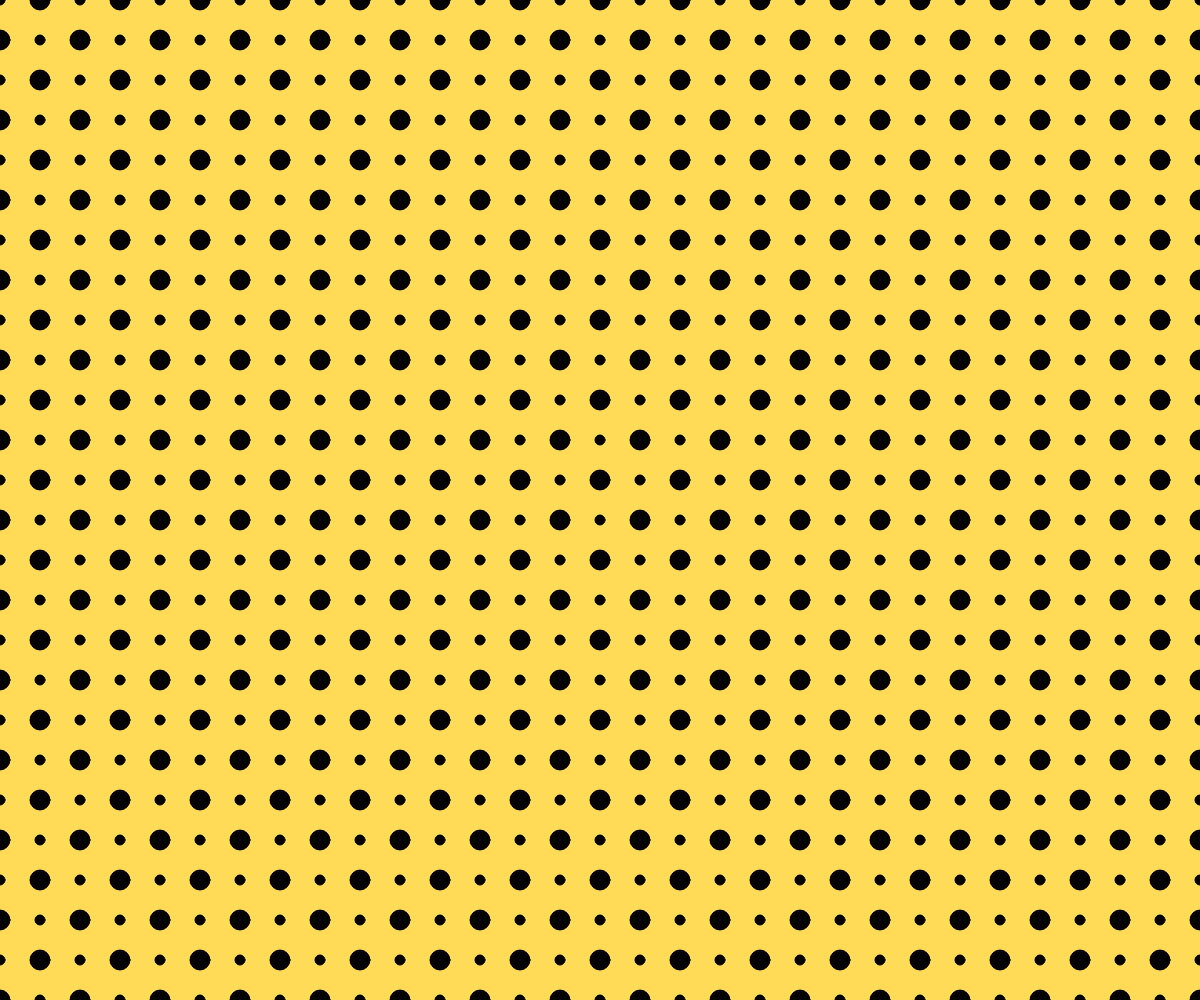
Frame 1 (no input)
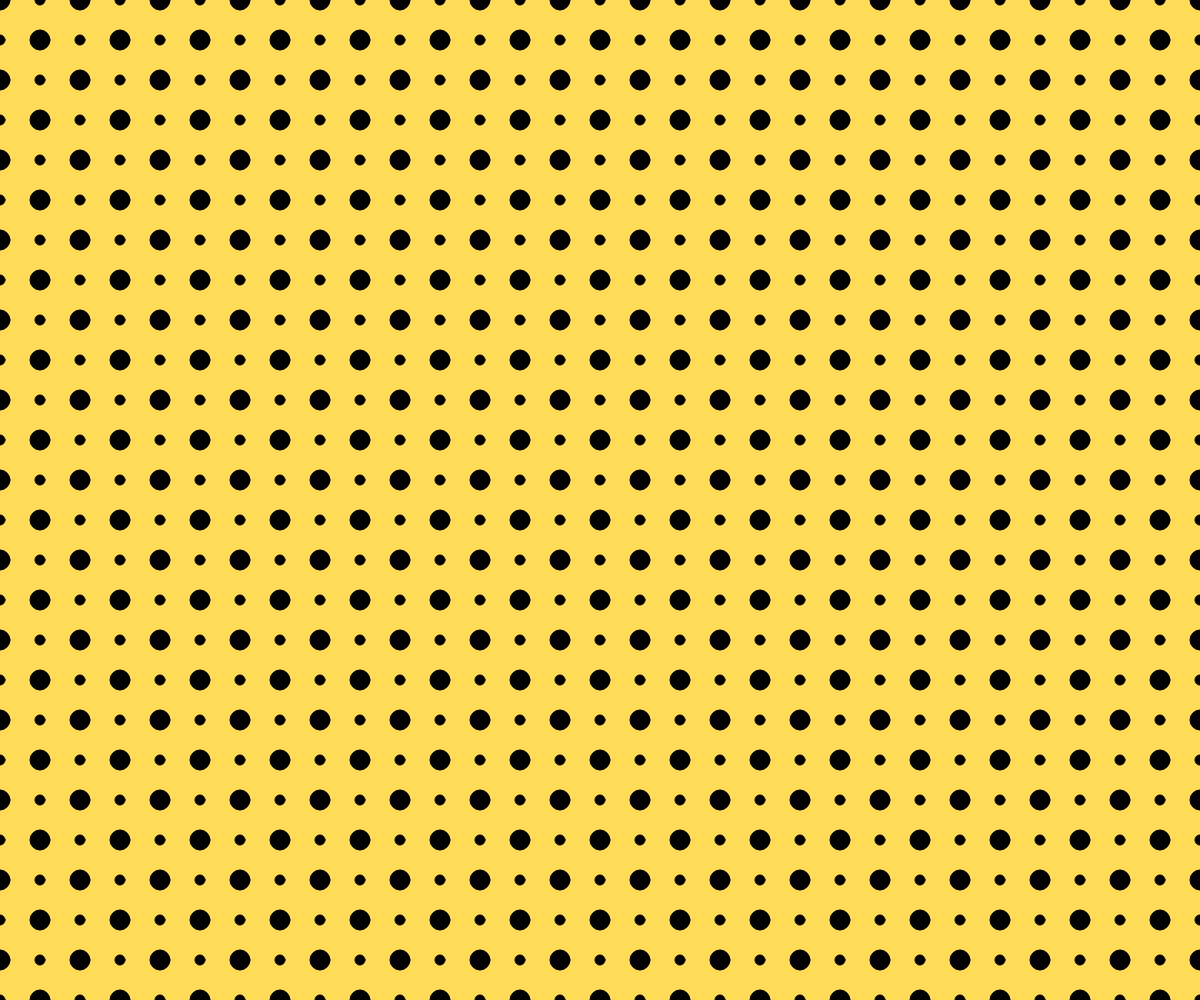
Frame 60 (no input)
Frame 120 (the mouse pressed at the canvas centre since frame 60): identical to frame 60, image omitted

The p5.js sketch that drew these frames (run headless with seeded random() and noise() and a simulated clock; from frame 60 on, the mouse is pressed at the canvas centre):

// p5.js sketch
// ── sketch.js
//let xpos = 0;
//let ypos = 0;
let mindiam = 10;
let maxdiam = 20;
let x = 0;

function setup() {
  createCanvas(windowWidth,windowHeight);
}

function draw() {
  background(255,219,88);
  fill("black");

  //small ellipse
  for(xpos = 0; xpos<=windowWidth;xpos+=4*mindiam){
    for(ypos = 0; ypos<=windowHeight;ypos+=4*mindiam){ 
      ellipse(xpos,ypos,mindiam,mindiam);
    }
  }
  //big ellipse
  for(xpos = 0; xpos<=windowWidth;xpos+=2*maxdiam){
    x+=1;
    if(x%2==0){
      for(ypos = 0; ypos<=windowHeight;ypos+=4*maxdiam){ 
        ellipse(xpos,ypos,maxdiam,maxdiam);
      }
    }
    else{
      for(ypos = 40; ypos<=windowHeight;ypos+=4*maxdiam){ 
        ellipse(xpos,ypos,maxdiam,maxdiam);
      }
    }
  }
}
